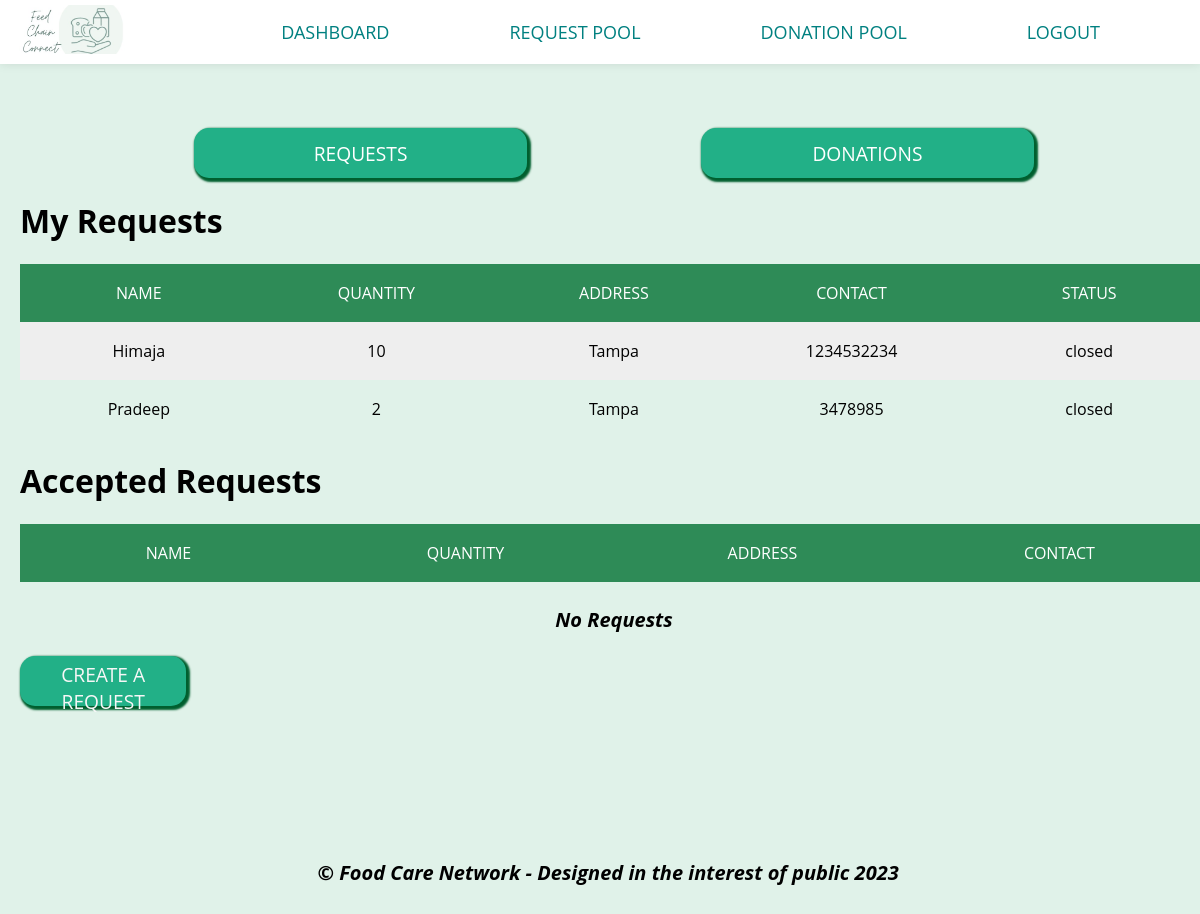
Screenshot of /Dashboard (signed in) with the database file from the repository.
### tables this page shows
CREATE TABLE Requests (requestid INTEGER PRIMARY KEY ,name TEXT,quantity TEXT, location TEXT,contact TEXT,uid TEXT,donorid TEXT,status TEXT, FOREIGN KEY(uid) REFERENCES Users(uid));

### app.py (the view)
@app.route("/Dashboard", methods=['POST', 'GET'])
def Dashboard():
    if request.method == 'GET':
        con = sqlite3.connect('database.db')
        try:
            with sqlite3.connect("database.db") as con:
                uid = int(session['uid'])
                cur = con.cursor()
                cur.execute(
                    "SELECT * FROM Requests where uid =(?)", str(uid))
                con.commit()
                requestlist = cur.fetchall()
                cur.execute(
                    "SELECT * FROM Requests where donorid =(?)", str(uid))
                con.commit()
                acceptedrequestlist = cur.fetchall()
                cur.execute(
                    "SELECT * FROM Donations where uid =(?)", str(uid))
                con.commit()
                donationlist = cur.fetchall()
                cur.execute(
                    "SELECT * FROM Donations where requestorid =(?)", str(uid))
                con.commit()
                accepteddonationlist = cur.fetchall()
                msg = "Record successfully added"
        except Exception as e:
            con.rollback()
            msg = str(e)
        finally:
            con.close()
    return render_template('Landing.html', requestlist=requestlist, donationlist=donationlist, accepteddonationlist=accepteddonationlist, acceptedrequestlist=acceptedrequestlist)

### templates/Landing.html (shortened to what this page needs)
<!DOCTYPE html>
<html>
<head>
  <link rel="stylesheet" href="{{ url_for('static', filename='css/style.css') }}" />
</head>
<body>
  <div class="main">
    <nav class="navbar">
      <div class="nav-container">
        <a href="#" class="nav-logo"><img src="{{ url_for('static', filename='images/Logo2.jpg') }}" alt="logo"
            class="logo"></a>
        <div class="nav-menu">
          <ul class="nav-list">
            <li class="nav-item">
              <a href="{{ url_for('.Dashboard', _anchor='exactlocation') }}" class="nav-link">DASHBOARD</a>
            </li>
            <li class="nav-item">
              <a href="{{ url_for('.Requestlist', _anchor='exactlocation') }}" class="nav-link">REQUEST POOL</a>
            </li>
            <li class="nav-item">
              <a href="{{ url_for('.Donationlist', _anchor='exactlocation') }}" class="nav-link">DONATION POOL</a>
            </li>
            <li class="nav-item">
              <a href="{{ url_for('.homeiu', _anchor='exactlocation') }}" class="nav-link">LOGOUT</a>
            </li>
          </ul>
        </div>
      </div>
    </nav>
    <div class="conati" id="jol">
      <div class="signform-btn">
        <button class="signform-submit-btn-green" id="link1" type="button">REQUESTS</button>
        <button class="signform-submit-btn-green" id="link2" type="button">DONATIONS</button>
      </div>
      <div class="tab-content">
        <div id="tab1">
          <h1>My Requests</h1>
          <div>
            <div class="table1">
              <div class="table-header">
                <div class="header__item">
                  <a id="name" class="filter__link" href="#">Name</a>
                </div>
                <div class="header__item">
                  <a id="wins" class="filter__link filter__link--number" href="#">Quantity</a>
                </div>
                <div class="header__item">
                  <a id="wins" class="filter__link filter__link--number" href="#">Address</a>
                </div>
                <div class="header__item">
                  <a id="wins" class="filter__link filter__link--number" href="#">Contact</a>
                </div>
                <div class="header__item">
                  <a id="wins" class="filter__link filter__link--number" href="#">Status</a>
                </div>
              </div>
              <div class="table-content">
                {%if requestlist%}
                {% for row in requestlist %}
                <div class="table-row">
                  <div class="table-data">{{row[1]}}</div>
                  <div class="table-data">{{row[2]}}</div>
                  <div class="table-data">{{row[3]}}</div>
                  <div class="table-data">{{row[4]}}</div>
                  <div class="table-data">{{row[7]}}</div>
                </div>
                {% endfor %}
                {% else %}
                <p style="text-align: center;">No Requests</p>
                {% endif %}
              </div>
            </div>
          </div>
          <h1>Accepted Requests</h1>
          <div>
            <div class="table1">
              <div class="table-header">
                <div class="header__item">
                  <a id="name" class="filter__link" href="#">Name</a>
                </div>
                <div class="header__item">
                  <a id="wins" class="filter__link filter__link--number" href="#">Quantity</a>
                </div>
                <div class="header__item">
                  <a id="wins" class="filter__link filter__link--number" href="#">Address
                  </a>
                </div>
                <div class="header__item">
                  <a id="wins" class="filter__link filter__link--number" href="#">Contact</a>
                </div>
              </div>
              <div class="table-content">
                {% if acceptedrequestlist %}
                {% for row in acceptedrequestlist %}
                <div class="table-row">
                  <div class="table-data">{{row[1]}}</div>
                  <div class="table-data">{{row[2]}}</div>
                  <div class="table-data">{{row[3]}}</div>
                  <div class="table-data">{{row[4]}}</div>
                </div>
                {% endfor %}
                {% else %}
                <p style="text-align:center;">No Requests</p>
                {% endif %}
              </div>
            </div>
          </div>
          <div class="btn-left">
            <button class="signform-submit-btn-green">
              <a href="{{ url_for('.createRequest', _anchor='exactlocation') }}">CREATE A REQUEST</a>
            </button>
          </div>
        </div>
      </div>
    </div>
    <footer>
      <p>&copy; Food Care Network - Designed in the interest of public 2023</p>
    </footer>
</body>
</html>

### static/css/style.css (style rules this page uses)
* { padding: 0px; box-sizing: border-box; font-family: "Open Sans", sans-serif; }
p { font-style: italic; text-align: center; font-size: 20px; font-weight: bold; margin-top: 20px; }
body { width: 100vw; background: #E0F2E9; background-position: center; background-size: cover; height: 100vh; background-attachment: scroll; }
body, html { overflow-x: hidden; }
a { text-decoration: none; }
::placeholder { color: black; }
footer { font-size: 14px; padding: 5px; text-align:left; }
.main { min-height: calc(60vh -80px); padding-bottom: 60px; }
.navbar { background-color: white; padding: 5px 0px; box-shadow: 0px 0px 10px rgba(0, 0, 0, 0.1); position: fixed; top: 0; left: 0; width: 100%; z-index: 9999; }
.nav-container { display: flex; align-items: center; justify-content:space-between; max-width: 100%; margin: 0 auto; }
.nav-logo .logo { margin-right: 100px; height: 49px; width: 128px; object-fit: cover; }
.nav-menu { display: flex; align-items: center; }
.nav-list { list-style: none; margin: 0; padding: 0; display: flex; align-items:flex-end; }
.nav-item { margin-right: 80px; color: white; }
.nav-link { margin: 20px; font-size: 18px; color: #008080; text-decoration: none; position: relative; }
.nav-link::before { content: ''; position: absolute; bottom: -2px; left: 50%; width: 0; height: 2px; background-color: #008080; transition: width 0.3s ease-in-out, left 0.3s ease-in-out; }
.signform-btn { display: flex; justify-content: space-evenly; }
.signform-submit-btn-green { width: 28%; height: 50px; padding: 5px; background-color: #22b087; box-shadow: 2px 2px 2px 2px #005f2f; color: #fff; border: none; border-radius: 15px; font-size: 1.2rem; cursor: pointer; transition: all 0.3s ease-in-out; }
.signform-submit-btn-green a { color: #f7f7f7; }
.table-header { display: flex; width: 100%; background: #2E8B57; padding: 18px 0; }
.table-row { display: flex; width: 100%; padding: 18px 0; }
.table-row:nth-of-type(odd) { background: #eee; }
.table-data, .header__item { flex: 1 1 20%; text-align: center; }
.header__item { text-transform: uppercase; }
.filter__link { color: white; text-decoration: none; position: relative; display: inline-block; padding-left: 24px; padding-right: 24px; }
.filter__link::after { content: ''; position: absolute; right: -18px; color: white; font-size: 12px; top: 50%; transform: translateY(-50%); }
.conati { margin-left: 1%; margin-top: 10%; }
.conati p { margin-top: 2%; }
.btn-left { margin-top: 2%; width: 50%; }
div.tab-content { display: flexbox; }

### rows the page displays
Requests: name "Himaja", quantity "10", location "Tampa", contact "1234532234", status "closed"
Requests: name "Pradeep", quantity "2", location "Tampa", contact "3478985", status "closed"
